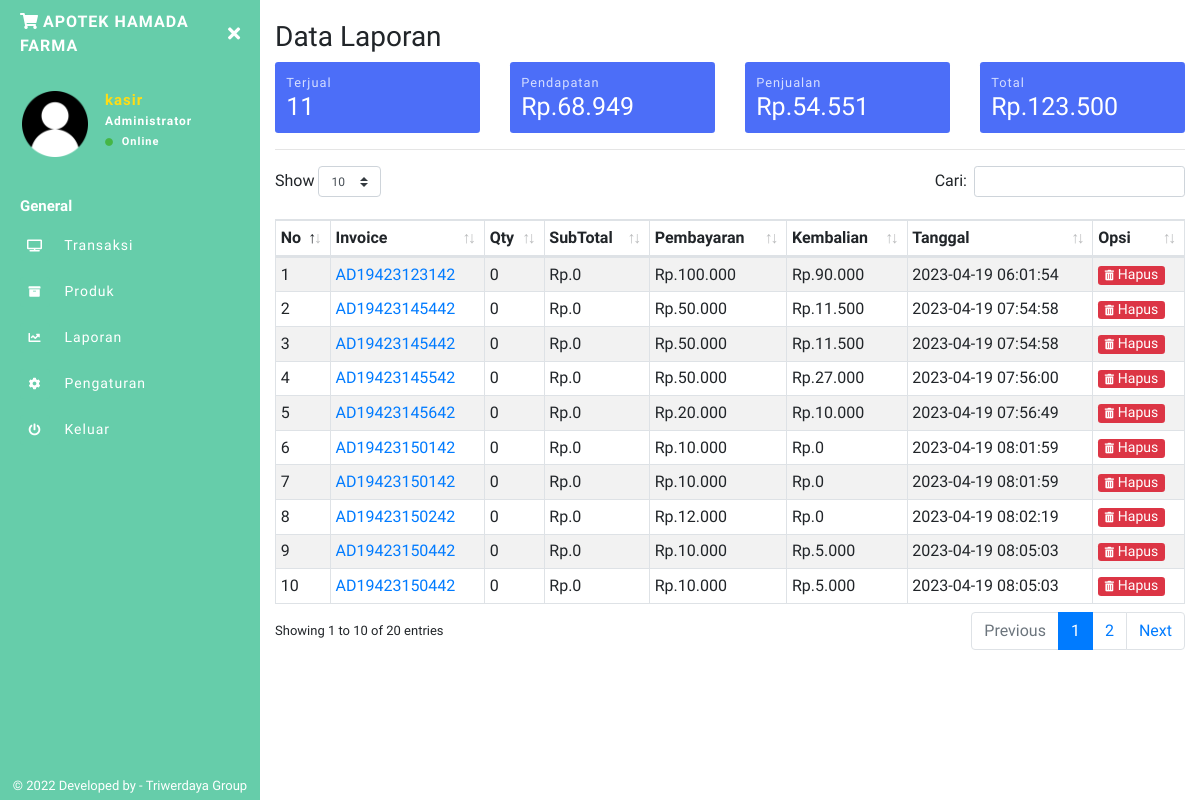
The app's page /laporan.php (signed in) with its own data.
### tables this page shows
CREATE TABLE `inv` (
  `invid` int(11) NOT NULL,
  `invoice` varchar(100) NOT NULL,
  `tgl_inv` timestamp NOT NULL DEFAULT current_timestamp() ON UPDATE current_timestamp(),
  `pembayaran` int(11) NOT NULL,
  `kembalian` int(11) NOT NULL,
  `status` varchar(10) NOT NULL,
  `toko` varchar(255) NOT NULL
);

### laporan.php (the view, shortened to what this page needs)
<?php include 'sidebar.php'; ?>
<?php
$i1 = mysqli_fetch_assoc(mysqli_query($conn,"SELECT SUM(qty) as totqty FROM laporan"));
$i2 = mysqli_fetch_assoc(mysqli_query($conn,"SELECT SUM(qty*harga_modal) as totdpt FROM laporan"));
$i3 = mysqli_fetch_assoc(mysqli_query($conn,"SELECT SUM(subtotal-qty*harga_modal) as totdpt1 FROM laporan"));
$i4 = mysqli_fetch_assoc(mysqli_query($conn,"SELECT SUM(subtotal) as isub FROM laporan"));
?>
    <h1 class="h3 mb-2">Data Laporan</h1>
        <div class="row">
            <div class="col-6 col-sm-6 col-md-3 col-lg-3 m-pr-1 m-mb-1">
                <div class="box-laporan">
                    <p class="small mb-0">Terjual</p>
                    <h5 class="mb-0"><?php echo ribuan($i1['totqty']); ?></h5>
                </div>
            </div>
            <div class="col-6 col-sm-6 col-md-3 col-lg-3 m-pl-1 m-mb-1">
                <div class="box-laporan">
                    <p class="small mb-0">Pendapatan</p>
                    <h5 class="mb-0">Rp.<?php echo ribuan($i3['totdpt1']); ?></h5>
                </div>
            </div>
            <div class="col-6 col-sm-6 col-md-3 col-lg-3 m-pr-1">
                <div class="box-laporan">
                    <p class="small mb-0">Penjualan</p>
                    <h5 class="mb-0">Rp.<?php echo ribuan($i2['totdpt']); ?></h5>
                </div>
            </div>
            <div class="col-6 col-sm-6 col-md-3 col-lg-3 m-pl-1">
                <div class="box-laporan">
                    <p class="small mb-0">Total</p>
                    <h5 class="mb-0">Rp.<?php echo ribuan($i4['isub']); ?></h5>
                </div>
            </div>
        </div>
<hr>
<table class="table table-striped table-sm table-bordered dt-responsive nowrap" id="table" width="100%">
<thead>
  <tr>
    <th>No</th>
    <th>Invoice</th>
    <th>Qty</th>
    <th>SubTotal</th>
    <th>Pembayaran</th>
    <th>Kembalian</th>
    <th>Tanggal</th>
    <th>Opsi</th>
  </tr>
</thead>
<tbody>
<?php
    $no = 1;
    $data_laporan = mysqli_query($conn,"SELECT * FROM inv WHERE status='selesai' ORDER BY invid ASC");
    while($d = mysqli_fetch_array($data_laporan)){
      $oninv = $d['invoice'];
        ?>
  <tr>
    <td><?php echo $no++; ?></td>
    <td><a href="invoice.php?detail=<?php echo $oninv ?>"><?php echo $d['invoice']; ?></a></td>
    <td><?php
  $result1 = mysqli_query($conn,"SELECT SUM(qty) AS count FROM laporan WHERE invoice='$oninv'");
  $cekrow = mysqli_num_rows($result1);
  $row1 = mysqli_fetch_assoc($result1);
  $count = $row1['count'];
  if($cekrow > 0){
      echo ribuan($count);
      } else {
          echo '0';
      }?></td>
    <td>Rp.<?php
  $result2 = mysqli_query($conn,"SELECT SUM(subtotal) AS count1 FROM laporan WHERE invoice='$oninv'");
  $cekrow1 = mysqli_num_rows($result2);
  $row2 = mysqli_fetch_assoc($result2);
  $count1 = $row2['count1'];
  if($cekrow1 > 0){
      echo ribuan($count1);
      } else {
          echo '0';
      }?></td>
    <td>Rp.<?php echo ribuan($d['pembayaran']); ?></td>
    <td>Rp.<?php echo ribuan($d['kembalian']); ?></td>
    <td><?php echo $d['tgl_inv']; ?></td>
    <td>
      <form method="post">
        <button type="submit" name="Remove" class="btn btn-danger btn-xs">
          <i class="fas fa-trash-alt fa-xs mr-1"></i>Hapus</button>
      </form>
    </td>
  </tr>
  <?php } ?>
</tbody>
</table>
<?php include 'footer.php'; ?>

### sidebar.php (shortened to what this page needs)
<?php
include "config.php";
  function ribuan ($nilai){
    return number_format ($nilai, 0, ',', '.');
}
$uid = $_SESSION['userid'];
$DataLogin = mysqli_fetch_array(mysqli_query($conn,"SELECT * FROM login WHERE userid='$uid'"));
$username = $DataLogin['username'];
$toko = $DataLogin['toko'];
$logo = $DataLogin['logo'];
?>
<!DOCTYPE html>
<html>
<head>
    <link rel="stylesheet" href="https://maxcdn.bootstrapcdn.com/bootstrap/4.0.0/css/bootstrap.min.css">
    <link href="assets/css/style.css" rel="stylesheet">
    <link href="https://use.fontawesome.com/releases/v5.0.6/css/all.css" rel="stylesheet">
    <link href="assets/vendor/datatables/dataTables.bootstrap4.min.css" rel="stylesheet">
  <link href="assets/vendor/datatables/responsive.bootstrap4.min.css" rel="stylesheet">
</head>
<body>
<div class="page-wrapper chiller-theme toggled">
  <nav id="sidebar" class="sidebar-wrapper">
    <div class="sidebar-content">
      <div class="sidebar-brand">
        <a href="./"><i class="fas fa-shopping-cart mr-1"></i><?php echo $toko ?></a>
        <div id="close-sidebar">
          <i class="fas fa-times"></i>
        </div>
      </div>
      <div class="sidebar-header">
        <div class="user-pic" style="height:70px;width:70px;">
          <img class="img-responsive img-rounded" src="assets/images/<?php echo $logo ?>"
            alt="User picture">
        </div>
        <div class="user-info">
          <span class="user-name"><?php echo $username ?>
          </span>
          <span class="user-role">Administrator</span>
          <span class="user-status">
            <i class="fa fa-circle"></i>
            <span>Online</span>
          </span>
        </div>
      </div>
      <div class="sidebar-menu">
        <ul>
          <li class="header-menu">
            <span>General</span>
          </li>
          <li>
            <a href="index.php">
              <i class="fas fa-tv"></i>
              <span>Transaksi</span>
            </a>
          </li>
          <li>
            <a href="produk.php">
            <i class="fas fa-archive"></i>
              <span>Produk</span>
            </a>
          </li>
          <li>
            <a href="laporan.php">
              <i class="fa fa-chart-line"></i>
              <span>Laporan</span>
            </a>
          </li>
          <li>
            <a href="pengaturan.php">
              <i class="fa fa-cog"></i>
              <span>Pengaturan</span>
            </a>
          </li>
          <li>
            <a href="#Exit" data-toggle="modal">
              <i class="fa fa-power-off"></i>
              <span>Keluar</span>
            </a>
          </li>
        </ul>
      </div>
    </div>
    <div class="sidebar-footer">
    © 2022 Developed by - Triwerdaya Group</a>
    </div>
  </nav>
  <main class="page-content">
    <div class="container-fluid">
    <div class="d-block d-sm-block d-md-none d-lg-none py-2"></div>

### records on screen
inv: invoice "AD19423123142", count "0", count1 "0", pembayaran "100.000", kembalian "90.000", tgl_inv "2023-04-19 06:01:54"
inv: invoice "AD19423145442", count "0", count1 "0", pembayaran "50.000", kembalian "11.500", tgl_inv "2023-04-19 07:54:58"
inv: invoice "AD19423145442", count "0", count1 "0", pembayaran "50.000", kembalian "11.500", tgl_inv "2023-04-19 07:54:58"
inv: invoice "AD19423145542", count "0", count1 "0", pembayaran "50.000", kembalian "27.000", tgl_inv "2023-04-19 07:56:00"
inv: invoice "AD19423145642", count "0", count1 "0", pembayaran "20.000", kembalian "10.000", tgl_inv "2023-04-19 07:56:49"
inv: invoice "AD19423150142", count "0", count1 "0", pembayaran "10.000", kembalian "0", tgl_inv "2023-04-19 08:01:59"
inv: invoice "AD19423150142", count "0", count1 "0", pembayaran "10.000", kembalian "0", tgl_inv "2023-04-19 08:01:59"
inv: invoice "AD19423150242", count "0", count1 "0", pembayaran "12.000", kembalian "0", tgl_inv "2023-04-19 08:02:19"
inv: invoice "AD19423150442", count "0", count1 "0", pembayaran "10.000", kembalian "5.000", tgl_inv "2023-04-19 08:05:03"
inv: invoice "AD19423150442", count "0", count1 "0", pembayaran "10.000", kembalian "5.000", tgl_inv "2023-04-19 08:05:03"

### other values on screen
$toko "APOTEK HAMADA FARMA"
$username "kasir"
ribuan($i1['totqty']) "11"
ribuan($i3['totdpt1']) "68.949"
ribuan($i2['totdpt']) "54.551"
ribuan($i4['isub']) "123.500"
